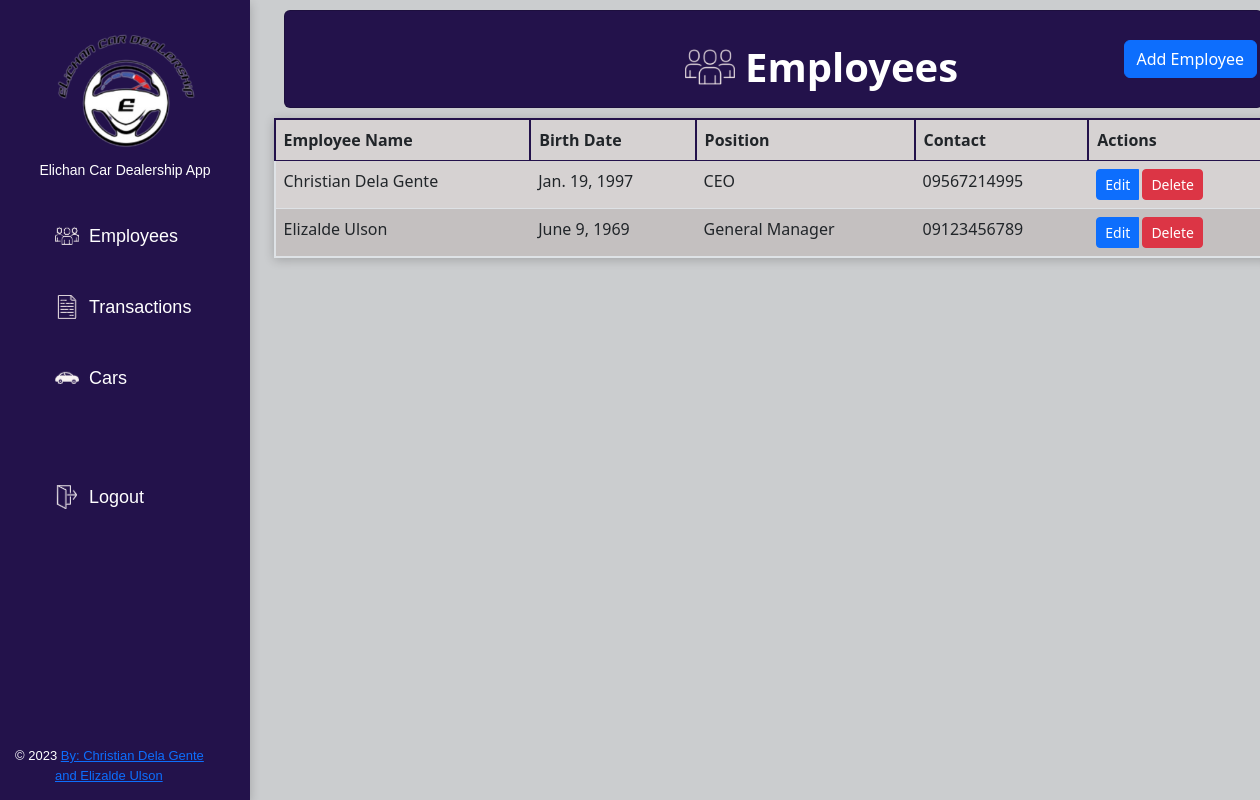
/employees/, run on the app's committed database.
### employees/models.py (models this page shows, shortened)
class Employee(models.Model):
    fname = models.CharField(max_length=100)
    lname = models.CharField(max_length=100)
    birthdate = models.DateField()
    position = models.CharField(max_length=100)
    contact = models.CharField(max_length=100)

### employees/views.py (the view)
# urls.py: path('employees/', views.employees, name='employees'),
def employees(request):
    employees = Employee.objects.all()
    return render(request, 'employees/employees.html', {'employees': employees})

### employees/templates/employees/employees.html (shortened to what this page needs)
<!DOCTYPE html>
<html>
<head>
{% extends 'employees/sidebar.html' %}
{% block content %}
{% load static %}
<link rel="stylesheet" type="text/css" href="{% static 'css/bootstrap.min.css' %}">
<link rel="stylesheet" type="text/css" href="{% static 'css/style.css' %}">
<link rel="stylesheet" type="text/css" href="{% static 'css/tables-buttons.css' %}">
</head>
<body>
<div class="container">
  <div class="card strpied-tabled-with-hover" style="margin: 10px">
    <div class="d-flex justify-content-between align-items-center">
      <div class="d-flex align-items-center">
        <img src="{% static 'img/team-logo.png' %}" height="50px" width="50px" style="margin-right: 10px; margin-left: 400px; margin-top: 15px;">
        <h1>Employees</h1>
      </div>
      <a href="{% url 'add_employee' %}" class="btn btn-primary" style="margin-right: 5px">Add Employee</a>
    </div>
  </div>
</div>
  <table class="table">
    <thead>
      <tr>
        <th>Employee Name</th>
        <th>Birth Date</th>
        <th>Position</th>
        <th>Contact</th>
        <th>Actions</th>
      </tr>
    </thead>
    <tbody>
      {% for employee in employees %}
      <tr>
        <td>{{ employee.fname }} {{ employee.lname }}</td>
        <td>{{ employee.birthdate }}</td>
        <td>{{ employee.position }}</td>
        <td>{{ employee.contact }}</td>
        <td>
          <div class="btn-group" role="group">
            <a href="{% url 'edit_employee' employee.id %}" class="btn btn-sm btn-primary">Edit</a>
            <form method="POST" action="{% url 'delete_employee' employee.id %}" class="d-inline">
              <button style="margin-left: 3px" type="submit" class="btn btn-sm btn-danger" onclick="return confirm('Are you sure you want to delete this employee?')">Delete</button>
            </form>
          </div>
        </td>
      </tr>
      {% endfor %}
    </tbody>
  </table>
{% endblock %}

### static/css/style.css (style rules this page uses)
a, p { font-family: Verdana, Geneva, Tahoma, sans-serif; font-size: large; }
body { overflow-x: hidden; margin: 0; padding: 0; }

### static/css/tables-buttons.css (style rules this page uses)
.content, body { background-color: #cbcdcf; }
table { border-collapse: collapse; width: 100%; max-width: 1000px; margin: 0 auto; border: solid; border-color: rgb(35, 18, 75); border-width: 2px; box-shadow: 0px 2px 10px rgba(0, 0, 0, 0.2); }
th, td { text-align: left; padding: 8px; }
th { background-color: #f2f2f2; font-weight: bold; border-bottom: solid; border-color: rgb(35, 18, 75); border-width: 2px; }
tr:nth-child(odd) { background-color: #d6d2d2; }
tr:nth-child(even) { background-color: #c4c0c0; }
h1 { font-weight: bold; text-align: center; margin-top: 32px; margin-bottom: 16px; color: white; }
.card.strpied-tabled-with-hover { background-color: rgb(35, 18, 75); }
button, .submit { display: inline-block; padding: 8px 16px; font-size: 14px; font-weight: bold; text-align: center; text-decoration: none; background-color: #007bff; color: #fff; border: none; border-radius: 4px; cursor: pointer; transition: 0.15s; }

### data on the page
Employee: fname "Christian", lname "Dela Gente", birthdate "Jan. 19, 1997", position "CEO", contact "09567214995"
Employee: fname "Elizalde", lname "Ulson", birthdate "June 9, 1969", position "General Manager", contact "09123456789"
